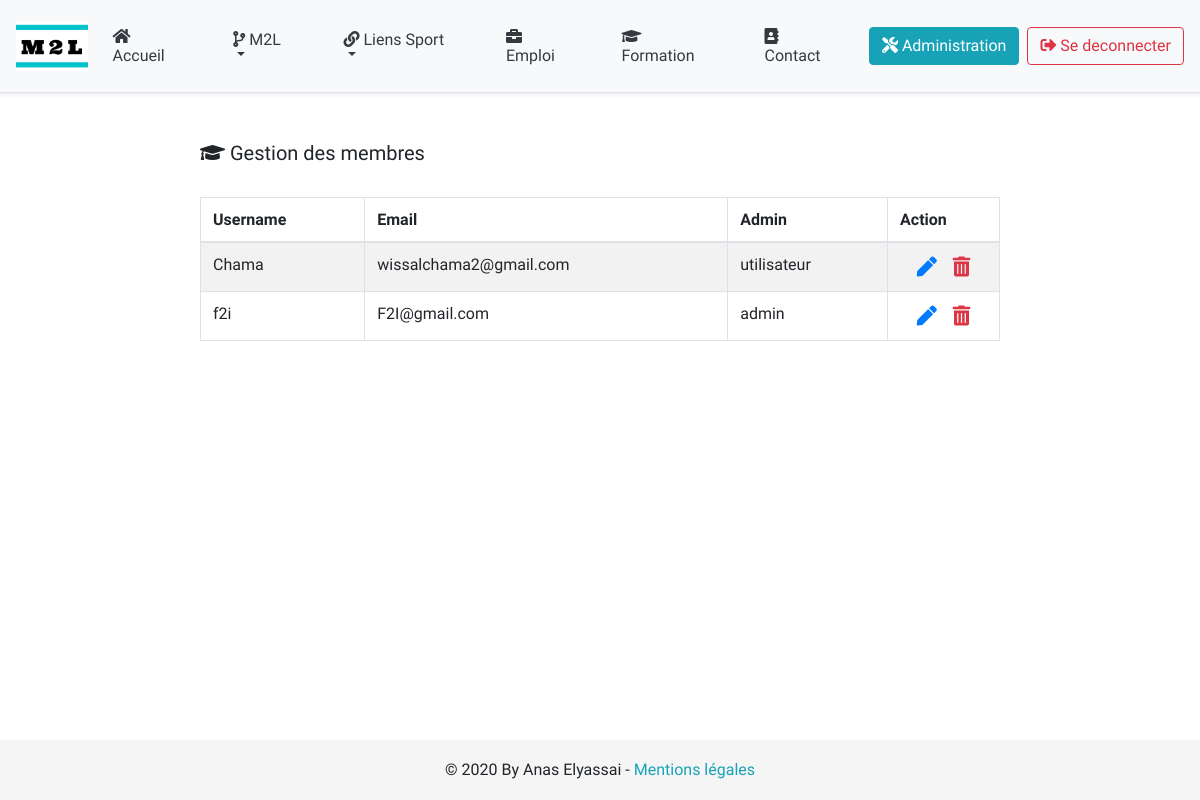
The app's page /gestion_membres.php (signed in) with its own data.
### tables this page shows
CREATE TABLE `membres` (
  `id` int(11) NOT NULL,
  `username` varchar(50) NOT NULL,
  `mail` varchar(50) NOT NULL,
  `password` varchar(25) NOT NULL,
  `isAdmin` tinyint(1) NOT NULL DEFAULT 0
);

### gestion_membres.php (the view, shortened to what this page needs)
<?php
include 'header.php';
$membres = mysqli_query($con,"Select *, case when isAdmin = 1 THEN 'admin' else 'utilisateur' end as isAdmin from membres order by id desc");
?>
<!doctype html>
<html lang="en">
<head>
  <link rel="stylesheet" href="https://maxcdn.bootstrapcdn.com/bootstrap/4.1.1/css/bootstrap.min.css">
  <link rel="stylesheet" href="https://cdnjs.cloudflare.com/ajax/libs/font-awesome/5.13.0/css/all.min.css">
  <link rel="stylesheet" href="css/style.css">
</head>
<body>
  <main role="main" class="container p-5">
    <div class="container">
      <?php if(isset($_GET["edit"])){
        $edit = 'select * from membres where id = ' . $_GET["edit"];
        $editinfo = mysqli_fetch_assoc(mysqli_query($con,$edit));
        ?>
        <h5 class="text-center"><i class="fa fa-graduation-cap"></i> Modifier le membre<br><br></h5>
        <div class="row justify-content-md-center px-5">
          <form action="gestion_membres.php" method="post" class="px-5" style='width: 40rem;'>
            <label for="username">Nom d'utilisateur :</label>
            <input type="text" id="username" class="form-control mb-3" name="username" value='<?php echo $editinfo['username']; ?>' required autofocus>
            <label for="email">Email :</label>
            <input type="email" id="email" class="form-control mb-3" name="email" value='<?php echo $editinfo['mail']; ?>' required>
            <label for="password">Password :</label>
            <input type="password" id="password" class="form-control mb-3" name="password" required value='<?php echo $editinfo['password']; ?>' >
            <label for="type">Type</label>
            <select class="form-control mb-3" id="type" name="type">
              <option>utilisateur</option>
              <option>admin</option>
            </select>
            <input name="id_user" value="<?php echo $_GET['edit']; ?>" type="hidden">
            <div class="row justify-content-md-center">
              <button class="btn btn-info btn-block mt-3 pt-2 w-25 mr-3" name="edituser" type="submit">Modifier</button>
              <a href='gestion_membres.php' class="btn btn-light btn-block mt-3 pt-2 w-25">Annuler</a>
            </div>
            <br>
          </form>
        </div>
      <?php } else { ?>
        <div class="row justify-content-md-center px-5">
          <div class="d-flex justify-content-between mb-2" style='width: 50rem;'>
            <div>
              <h5><i class="fa fa-graduation-cap"></i> Gestion des membres</h5>
            </div>
          </div>
          <table class="table table-striped table-bordered mt-3" style='max-width: 50rem;'>
            <thead>
              <tr>
                <th scope="col">Username</th>
                <th scope="col">Email</th>
                <th scope="col">Admin</th>
                <th style="width:7em;" scope="col">Action</th>
              </tr>
            </thead>
            <tbody>
              <?php
              while ($row = mysqli_fetch_array($membres)) { ?>
                <tr>
                  <td><?php echo $row['username']; ?></td>
                  <td><?php echo $row['mail']; ?></td>
                  <td><?php echo $row['isAdmin']; ?></td>
                  <td class="text-center h5"><a class="pr-3" href="gestion_membres.php?edit=<?php echo $row['id']; ?>" ><i class="fa fa-pen text-primary"></i></a><a href="gestion_membres.php?remove=<?php echo $row['id']; ?>" ><i class="fa fa-trash-alt text-danger"></i></a></td>
                </tr>
              <?php } ?>
            </tbody>
          </table>
        </div>
      <?php } ?>
    </div>
  </main>
  <footer class="footer">
    <div class="container">
      <div class="footer-copyright text-center">© 2020 By Anas Elyassai -
        <a href="mentions_legales.php" class="text-info"> Mentions légales</a>
      </div>
    </div>
  </footer>
</body>
</html>

### css/style.css (style rules this page uses)
html { position: relative; min-height: 100%; }
body { margin-bottom: 60px; font-family: 'Baloo 2', cursive !important; }
.footer { position: absolute; bottom: 0; width: 100%; height: 60px; line-height: 60px; background-color: #f5f5f5; }
body > .container { padding: 60px 15px 0; }
.footer > .container { padding-right: 15px; padding-left: 15px; }

### records on screen
membres: username "Chama", mail "wissalchama2@gmail.com", isAdmin "utilisateur"
membres: username "f2i", mail "F2I@gmail.com", isAdmin "admin"
